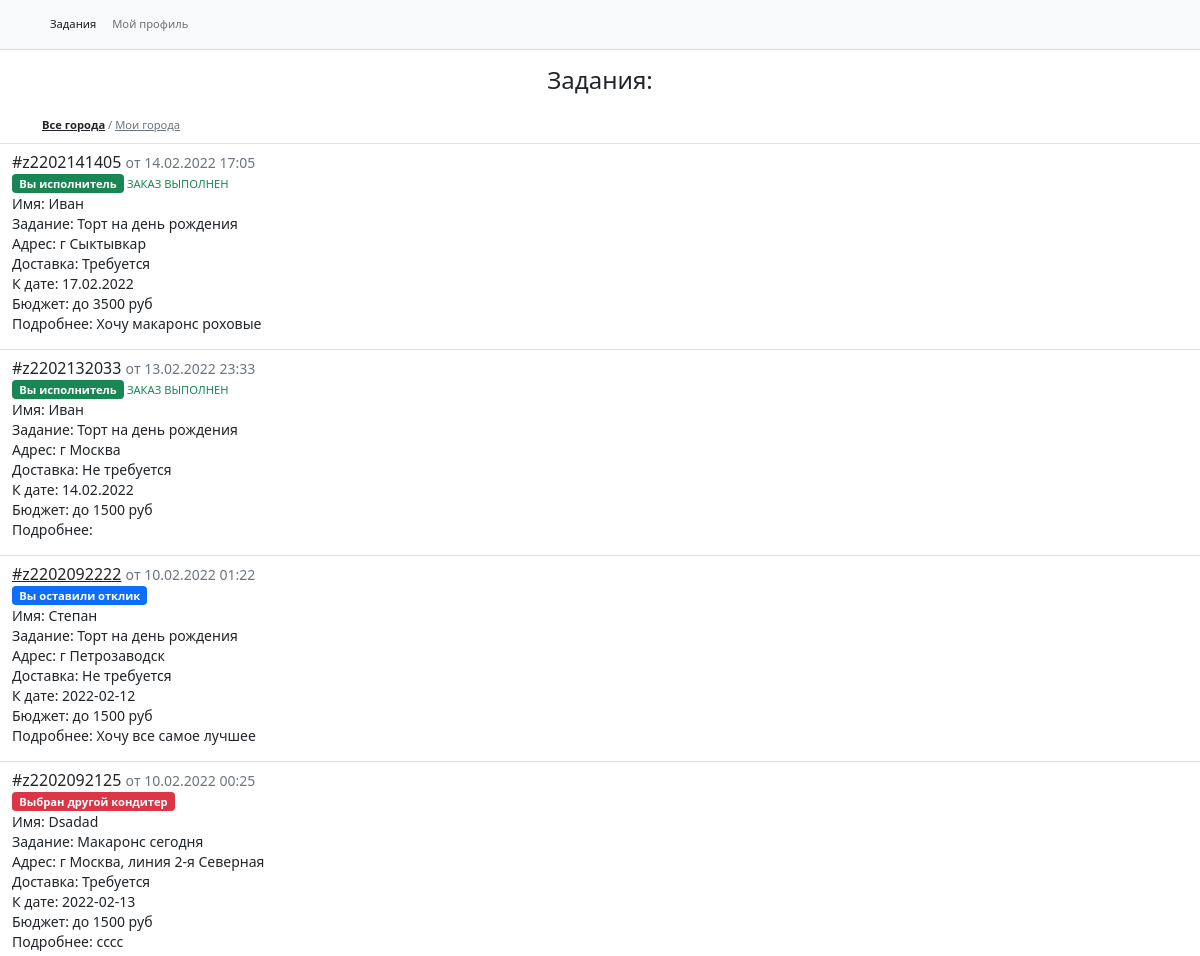
Before: /a/orders (signed in, upper part) with the older database file.
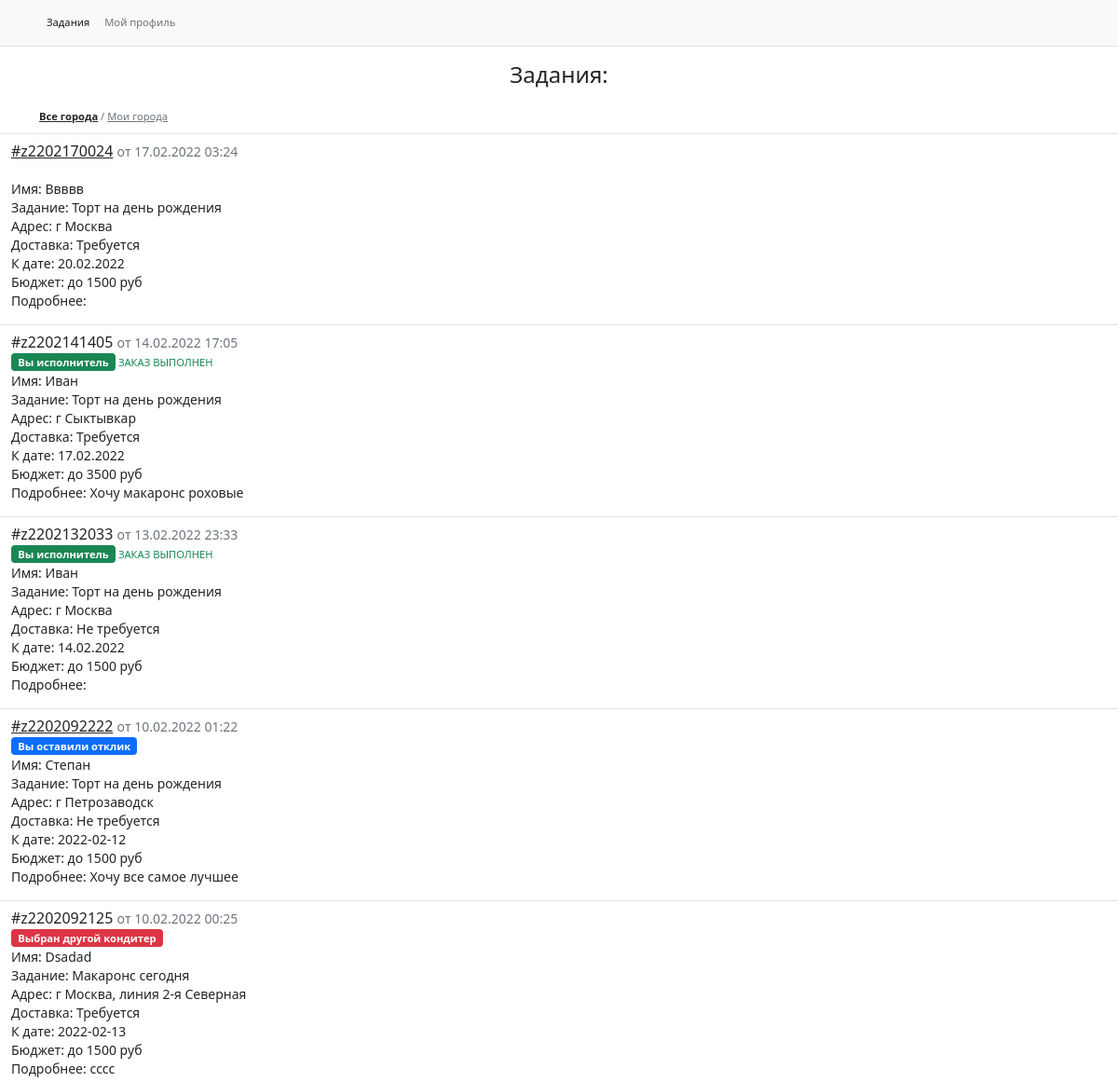
After: the same page with the newer database file.
### quiz/models.py (models this page shows, shortened)
class Order(models.Model):
    STATUS_CHOICE = (
        ("NEW", "new"),
        ("FIND", "find"),
        ("WORK", "work"),
        ("DONE", "done"),
        ("UNDONE", "undone"),
    )
    name = models.CharField(max_length=200, default='')
    phone = models.CharField(max_length=15, default='')
    city = models.CharField(max_length=30, default='')
    max_responds = models.IntegerField(default=5)
    date = models.DateTimeField(auto_now_add=True, blank=True)
    status = models.CharField(max_length=15, choices=STATUS_CHOICE, default="NEW")
    note = models.TextField(default='')
    staff = models.ForeignKey(Staff, null=True, blank=True, on_delete=models.PROTECT, related_name="orders")
    respond_price = models.IntegerField(default=50)
    order_url = models.CharField(max_length=50, default="", unique=True)
    views = models.PositiveIntegerField(default=0)
    def set_numb_of_order(self):
        numb_of_order = '#z' + '{}'.format(self.date.strftime('%Y'))[-2:] + '{}'.format(
            self.date.strftime('%m%d%H%M'))
        return numb_of_order

### quiz/views.py (the view)
# urls.py: path('a/orders', quiz_views.staff_orders, name="staff_orders"),
@login_required
def staff_orders(request):
    orders = Order.objects.exclude(status="NEW").order_by('-date')
    staff = request.user.staff
    filter_orders = []
    active = False
    if request.GET.get('f') == 'city':
        active = True
        for order in orders:
            if order.city in staff.cities:
                filter_orders.append(order)
    else:
        filter_orders = orders
    context = {'orders': filter_orders, 'staff': staff, 'active': active}
    return render(request, 'quiz/staff_orders.html', context)

### quiz/templatetags/is_responded.py (called while the page is built)
@register.filter
def is_responded(order, staff):
    return len(Respond.objects.filter(order=order, staff=staff)) > 0

### quiz/templatetags/is_viewed.py (called while the page is built)
@register.filter
def is_viewed(order, staff):
    return len(OrderCounter.objects.filter(order=order, staff=staff)) > 0

### quiz/templatetags/to_replace.py (called while the page is built)
@register.filter
def to_replace(value):
    return value.replace(";", "<br>")

### quiz/templates/quiz/staff_orders.html (shortened to what this page needs)
<!DOCTYPE html>
{% load to_replace %}
{% load is_viewed %}
{% load is_responded %}
{% load static %}
<html lang="en" class="h-100">
<head>
    <link rel="stylesheet" href="https://cdn.jsdelivr.net/npm/bootstrap-icons@1.7.2/font/bootstrap-icons.css">
    <link href="https://cdn.jsdelivr.net/npm/bootstrap@5.0.2/dist/css/bootstrap.min.css" rel="stylesheet">
    <link href="{% static 'css/style.css' %}" rel="stylesheet" />
</head>
<body class="d-flex flex-column h-100">
<main class="flex-shrink-0">
<nav class="navbar navbar-expand-lg border-bottom navbar-light bg-light">
  <div class="container">
    <div class="collapse navbar-collapse" id="navbarNav">
        {% if user.is_authenticated %}
      <ul class="navbar-nav offer-text">
        <li class="nav-item">
          <a class="nav-link active" aria-current="page" href="{% url 'staff_orders' %}">Задания</a>
        </li>
        <li class="nav-item">
          <a class="nav-link" href="{% url 'profile_edit' telegram_id=user.staff.telegram_id %}">Мой профиль</a>
        </li>
      </ul>
        {% else %}
        <ul class="navbar-nav offer-text">
        <li class="nav-item">
          <a class="nav-link active" aria-current="page" href="{% url 'login' %}">Вход для кондитеров</a>
        </li>
      </ul>
        {% endif %}
    </div>
  </div>
</nav>
    <h4 class="text-center my-3">Задания:</h4>
    <div class="container mb-2">
        {% if active %}
        <span class="text-muted offer-text"><a class="text-muted" href="{% url 'staff_orders' %}">Все города</a> / <a class="text-dark fw-bolder" href="{% url 'staff_orders' %}?f=city">Мои города</a></span>
        {% else %}
        <span class="text-muted offer-text"><a class="text-dark fw-bolder" href="{% url 'staff_orders' %}">Все города</a> / <a class="text-muted" href="{% url 'staff_orders' %}?f=city">Мои города</a></span>
        {% endif %}
    </div>
    {% for order in orders|slice:":100" %}
    <div class="container-fluid border-top border-top pt-2">
        <div class="row">
            <div class="col-12">
                {% if order.staff != staff and order.staff != None or order.status == "DONE" or order.status == "UNDONE" %}
                <p class="fw-normal lh-sm text-dark">{{ order.set_numb_of_order }}
                {% else %}
                    {% if order|is_viewed:staff %}
                    <p class="fw-normal lh-sm"><a class="text-dark" href="{% url 'order_respond_login' order_id=order.id telegram_id=staff.telegram_id %}">{{ order.set_numb_of_order }}</a>
                    {% else %}
                    <p class="fw-bold lh-sm"><a class="text-dark" href="{% url 'order_respond_login' order_id=order.id telegram_id=staff.telegram_id %}">{{ order.set_numb_of_order }}</a>
                    {% endif %}
                {% endif %}
                        <small class="text-muted fw-normal">от {{ order.date|date:'d.m.Y H:i' }}</small><br>
                        {% if order.staff == staff %}
                        <span class="badge bg-success offer-text">Вы исполнитель</span>{% if order.status == "DONE" %}<span class="text-success offer-text"> ЗАКАЗ ВЫПОЛНЕН</span>{% elif order.status == "UNDONE" %}<span class="text-danger offer-text"> ЗАКАЗ НЕ ВЫПОЛНЕН</span>{% endif %}
                        {% elif order.staff != staff and order.staff != None %}
                        <span class="badge bg-danger offer-text">Выбран другой кондитер</span>
                        {% elif order|is_responded:staff %}
                        <span class="badge bg-primary offer-text">Вы оставили отклик</span>
                        {% endif %}
                        {% autoescape off %}
                        <br><small class="text-dark fw-normal">{{ order.note|to_replace }}</small>
                        {% endautoescape %}
            </div>
        </div>
    </div>
    {% endfor %}
</main>
</body>
</html>

Changed rows visible on the page:
added Order: set_numb_of_order "#z2202170024", date "17.02.2022 03:24", note|to_replace "Имя: Ввввв Задание: Торт на день рождения Адрес: г Москва Доставка: Требуется К дате: 20.02.2022 Бюджет: до 1500 руб Подробнее:"
